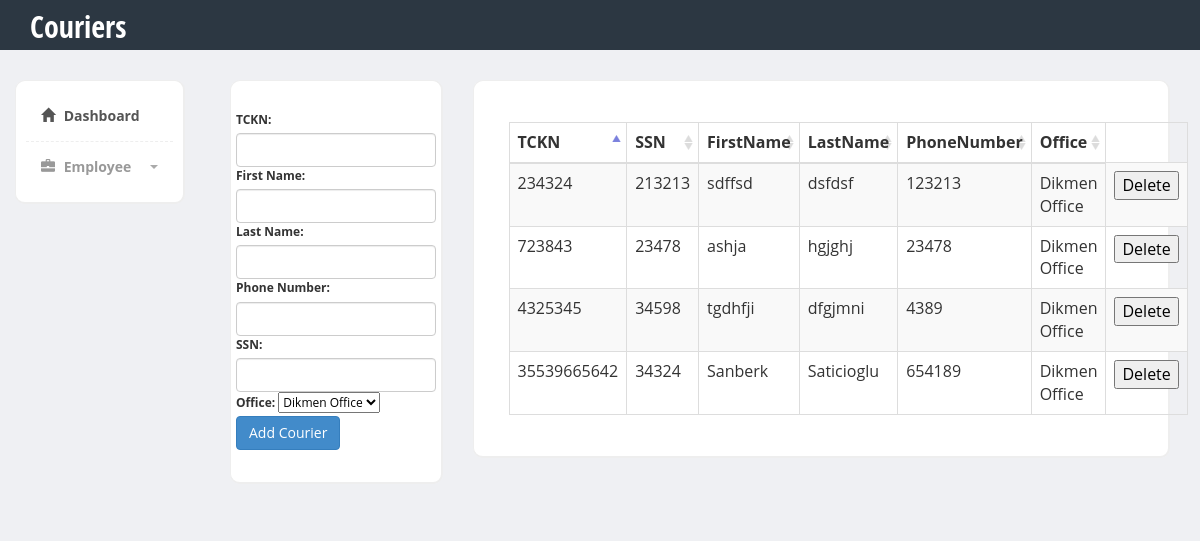
The page /VTProject/couriers.php on the database its author committed.
### tables this page shows
CREATE TABLE `courier` (
  `TCKN` bigint(11) NOT NULL
);

CREATE TABLE `employee` (
  `TCKN` bigint(11) NOT NULL,
  `SSN` int(11) NOT NULL,
  `FK_Office_OfficeID` int(11) NOT NULL
);

CREATE TABLE `person` (
  `TCKN` bigint(11) NOT NULL,
  `FirstName` varchar(255) NOT NULL,
  `LastName` varchar(255) NOT NULL,
  `PhoneNumber` int(20) NOT NULL
);

CREATE TABLE `office` (
  `OfficeID` int(11) NOT NULL,
  `FK_Address_ID` int(11) NOT NULL,
  `Name` varchar(255) NOT NULL
);

### VTProject/couriers.php (the view, shortened to what this page needs)
<html><head>
        <link href="https://code.jquery.com/ui/1.10.3/themes/redmond/jquery-ui.css" rel="stylesheet" media="screen">
        <link href="bootstrap/css/bootstrap.min.css" rel="stylesheet">
        <link href="css/styles.css" rel="stylesheet">
    </head>
    <body>
        <div class="header">
            <div class="container">
                <div class="row">
                    <div class="col-md-5">
                        <div class="logo">
                            <h1><a href="couriers.php">Couriers</a></h1>
                        </div>
                    </div>
                </div>
            </div>
        </div>
        <div class="page-content">
            <div class="row">
                <div class="col-md-2">
                    <div class="sidebar content-box" style="display: block;">
                        <ul class="nav">
                            <li class="current"><a href="index.php"><i class="glyphicon glyphicon-home"></i> Dashboard</a></li>
                            <li class="submenu">
                                <a href="#">
                                    <i class="glyphicon glyphicon-briefcase"></i> Employee
                                    <span class="caret pull-right"></span>
                                </a>
                            </li>
                        </ul>
                    </div>
                </div>
                <div class="col-md-10">
                    <div class="col-md-3">
                        <div class="content-box-large">
                            <div class ="row ">
                                <form action="" method="post">
                                    <label for="tc">TCKN:</label>
                                    <input class="form-control" type="text" name="tc" id="tc">
                                    <label for="firstName">First Name:</label>
                                    <input class="form-control" type="text" name="firstname" id="firstName">
                                    <label for="lastName">Last Name:</label>
                                    <input class="form-control" type="text" name="lastname" id="lastName">
                                    <label for="phonenumber">Phone Number:</label>
                                    <input class="form-control" type="text" name="phonenumber" id="phonenumber">
                                    <label for="ssn">SSN:</label>
                                    <input class="form-control" type="text" name="ssn" id="ssn">
                                    <label for="office">Office:</label>
                                    <select name="office">
                                        <?php
                                        include("config.php");
                                        $query = "CALL get_offices()";
                                        $result = mysqli_query($db, $query);
                                        while ($row = mysqli_fetch_assoc($result)) {
                                            echo "<option value= " . $row['OfficeID'] . ">" . $row['Name'] . "</option>";
                                        }
                                        ?>
                                    </select>
                                    <br />
                                    <div class="action">
                                        <input class="btn btn-primary signup" type = "submit" value = " Add Courier "/><br />
                                    </div>
                                </form>
                            </div>
                        </div>
                    </div>
                    <div class ="col-md-9">
                        <div class="content-box-large">
                            <div class="panel-body">
                                <table class="table table-striped table-bordered" id="example" cellspacing="0" cellpadding="0" border="0">
                                    <thead>
                                        <tr>
                                            <th>TCKN</th>
                                            <th>SSN</th>
                                            <th>FirstName</th>
                                            <th>LastName</th>
                                            <th>PhoneNumber</th>
                                            <th>Office</th>
                                        </tr>
                                    </thead>
                                    <tbody>
                                        <?php
                                        include("config.php");
                                        $query = "CALL get_couriers()";
                                        $result = mysqli_query($db, $query);
                                        while ($row = mysqli_fetch_assoc($result)) {
                                            echo '<tr>';
                                            echo "<td>" . $row["TCKN"] . "</td> <td>" . $row["SSN"] . "</td> <td>" . $row["FirstName"] . "</td> <td>" . $row["LastName"] . "</td> <td>" . $row["PhoneNumber"] . "</td> <td>" . $row["Name"] . "</td>";
                                            echo '<form action="" method="post">';
                                            echo "</td> <td> <input type ='submit' class='button' name='delete' value='Delete' /> "
                                            . "<input type ='hidden' name='delete' value='".$row["TCKN"]."' /> </td>";
                                            echo '</form>';
                                            echo '</tr>';
                                        }
                                        ?>
                                    </tbody>
                                </table>
                            </div>
                        </div>
                    </div>
                </div>
            </div>
        </div>
        <link href="vendors/datatables/dataTables.bootstrap.css" rel="stylesheet" media="screen">
    </body></html>

### VTProject/css/styles.css (style rules this page uses)
body { font-family: 'Open Sans', sans-serif; background-color: #f7f7f7; position: relative; margin: 0px; font-size: 12px; padding: 0px; }
.page-content > .row { margin-left: 0px !important; margin-right: 0px !important; margin-top: 30px; }
.header { height:50px; background-color: #2c3742; }
.header .logo h1 { font-size:30px; margin:0px; padding:10px 0px; }
.header .logo h1 a { color:#fff; font-family: 'Open Sans Condensed', sans-serif; }
.content-box, .content-box-large { margin-bottom:30px; background:#fff; border-radius:10px; padding:10px; border-left:1px solid #eee; border-top:1px solid #eee; border-right:2px solid #eee; border-bottom:2px solid #eee; }
.content-box-large { padding: 20px; }
.sidebar ul.nav, .sidebar ul.nav ul { list-style: none; padding: 0px; margin: 0px; }
.sidebar .nav > li { margin: 0; border-bottom:1px dashed #eee; }
.sidebar .nav > li:last-child { border-bottom:0px; }
.sidebar .nav > li > a { font-size: 14px; line-height: 20px; padding: 15px 15px; color: #999; display: block; font-weight:bold; background:none; text-decoration: none; border-top:0px; font-weight:bold; }
.sidebar .nav > li > a > i { margin-right:5px; }
.sidebar .nav li a:hover, .sidebar .nav li.current > a { background: #fff; color: #555; border-bottom:0px; }
.sidebar .nav a .caret { float: right; width: 0; height: 0; display: inline-block; vertical-align: top; border-top: 4px solid #aaa; border-right: 4px solid transparent; border-left: 4px solid transparent; content: ""; margin-top: 8px; margin-left: 2px; }
body { background-color: #eff0f3; }
.panel-body { clear:both; }

### rows shown on the page
courier: TCKN "234324", TCKN.SSN "213213", person.FirstName "sdffsd", person.LastName "dsfdsf", person.PhoneNumber "123213", office.Name "Dikmen Office"
courier: TCKN "723843", TCKN.SSN "23478", person.FirstName "ashja", person.LastName "hgjghj", person.PhoneNumber "23478", office.Name "Dikmen Office"
courier: TCKN "4325345", TCKN.SSN "34598", person.FirstName "tgdhfji", person.LastName "dfgjmni", person.PhoneNumber "4389", office.Name "Dikmen Office"
courier: TCKN "35539665642", TCKN.SSN "34324", person.FirstName "Sanberk", person.LastName "Saticioglu", person.PhoneNumber "654189", office.Name "Dikmen Office"

### other values the page prints
form field office "Dikmen Office"
